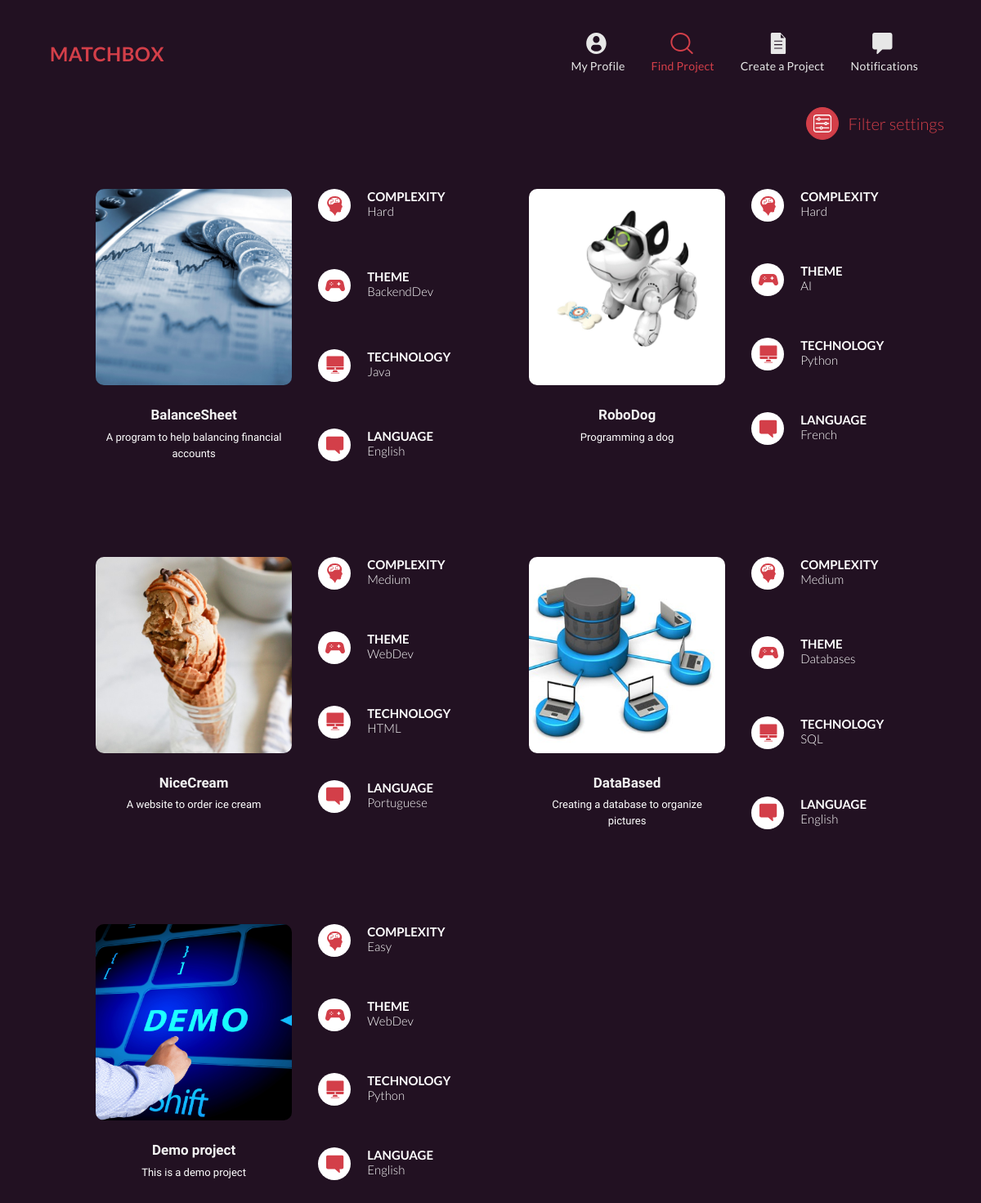
The page /find (signed in) on the database its author committed.
### matchcore/models.py (models this page shows, shortened)
class Project(models.Model):
    STATE = [
        ('O', 'Ongoing'),
        ('A', 'Archived'),
    ]
    title = models.CharField(max_length=50)
    small_description = models.CharField(max_length=100)
    big_description = models.CharField(max_length=1000)
    img = models.ImageField(upload_to='images/projects', default='')
    state = models.CharField(max_length=1, choices=STATE)
    tags = models.ManyToManyField(ProjectTag)
    participants = models.ManyToManyField(Person, through='ProjectParticipation')

class ProjectTag(models.Model):
    ARCHETYPE = [
        ('C', 'Complexity'),
        ('T', 'Theme'),
        ('D', 'Technology'),
        ('L', 'Language'),
    ]
    name = models.CharField(max_length=10)
    archetype = models.CharField(max_length=1, choices=ARCHETYPE, default='C')

### matchcore/views.py (the view, shortened to what this page needs)
# urls.py: path('find', views.find_page, name="find_page"),
def find_page(request):
    projects = Project.objects.filter(state='O').exclude(participants__user__username=request.user.username)
    keys = list(request.GET.keys())
    context = {
        'projects': projects,
    }
    return render(request, 'matchcore/find_page.html', context)

### matchcore/templatetags/matchcore_tags.py (called while the page is built)
@register.simple_tag
def is_active_un(request, url, un):
    if request.path in reverse(url, args=[un]): #fixme
        return "active"
    return ""

@register.simple_tag
def is_active(request, url):
    if request.path in reverse(url): #fixme
        return "active"
    return ""

### matchcore/templates/matchcore/find_page.html (shortened to what this page needs)
{% extends "matchcore/layout_nav.html" %}
{% load static %}
{% block main %}
<div class="container">
	<div class="row mt-4">
		<div class="col text-right">
			<a href="{% url 'filter_page' %}" class="filter-button btn btn-primary mr-2">
				<img src="{% static 'matchcore/images/settings.svg' %}">
			</a>
			<a href="{% url 'filter_page' %}" class="align-middle filter-button-text">Filter settings</a>
		</div>
	</div>
	<div class="row project-list">
		{% for p in projects %}
			<div class="col-6 project-item" onclick="location.href='{% url 'request_page' p.id %}'">
				<div class="row">
					<div class="col-7 text-center">
						<img class="project-picture img-fluid" src="{{p.img.url}}">
						<div class="mt-4 px-2">
							<span class="project-title mb-1">{{p.title}}</span>
							<p class="project-short-desc">{{p.small_description}}</p>
						</div>
					</div>
					<div class="col project-tags">
						<div class="tags-item">
							<div class="tags-circle"><img src="{% static 'matchcore/images/projects/tag-complexity.svg' %}"></div>
							<div class="tags-desc">
								<span class="tags-name">Complexity</span>
								{% for t in p.tags.all %}
									{% if t.archetype == 'C' %}
										{{t.name}}
									{% endif %}
								{% endfor %}
							</div>
						</div>
						<div class="tags-item">
							<div class="tags-circle"><img src="{% static 'matchcore/images/projects/tag-theme.svg' %}"></div>
							<div class="tags-desc">
								<span class="tags-name">Theme</span>
								{% for t in p.tags.all %}
									{% if t.archetype == 'T' %}
										{{t.name}}
									{% endif %}
								{% endfor %}
							</div>
						</div>
						<div class="tags-item">
							<div class="tags-circle"><img src="{% static 'matchcore/images/projects/tag-technology.svg' %}"></div>
							<div class="tags-desc">
								<span class="tags-name">Technology</span>
								{% for t in p.tags.all %}
									{% if t.archetype == 'D' %}
										{{t.name}}
									{% endif %}
								{% endfor %}
							</div>
						</div>
						<div class="tags-item">
							<div class="tags-circle"><img src="{% static 'matchcore/images/projects/tag-language.svg' %}"></div>
							<div class="tags-desc">
								<span class="tags-name">Language</span>
								{% for t in p.tags.all %}
									{% if t.archetype == 'L' %}
										{{t.name}}
									{% endif %}
								{% endfor %}
							</div>
						</div>
					</div>
				</div>
			</div>
		{% endfor %}
	</div>
</div>
{% endblock %}

### rows shown on the page
Project: img (picture), title "BalanceSheet", small_description "A program to help balancing financial accounts"
ProjectTag: name "Hard"
ProjectTag: name "BackendDev"
ProjectTag: name "Java"
ProjectTag: name "English"
Project: img (picture), title "RoboDog", small_description "Programming a dog"
ProjectTag: name "AI"
ProjectTag: name "Python"
ProjectTag: name "French"
Project: img (picture), title "NiceCream", small_description "A website to order ice cream"
ProjectTag: name "Medium"
ProjectTag: name "WebDev"
ProjectTag: name "HTML"
ProjectTag: name "Portuguese"
Project: img (picture), title "DataBased", small_description "Creating a database to organize pictures"
ProjectTag: name "Databases"
ProjectTag: name "SQL"
Project: img (picture), title "Demo project", small_description "This is a demo project"
ProjectTag: name "Easy"
